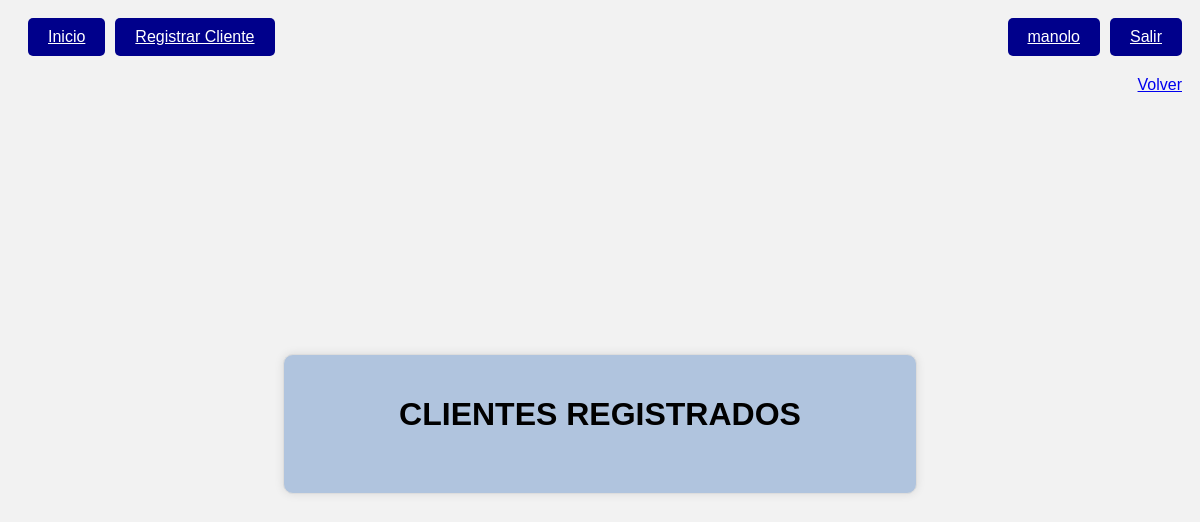
Before: /clientes/ (signed in) with the older database file.
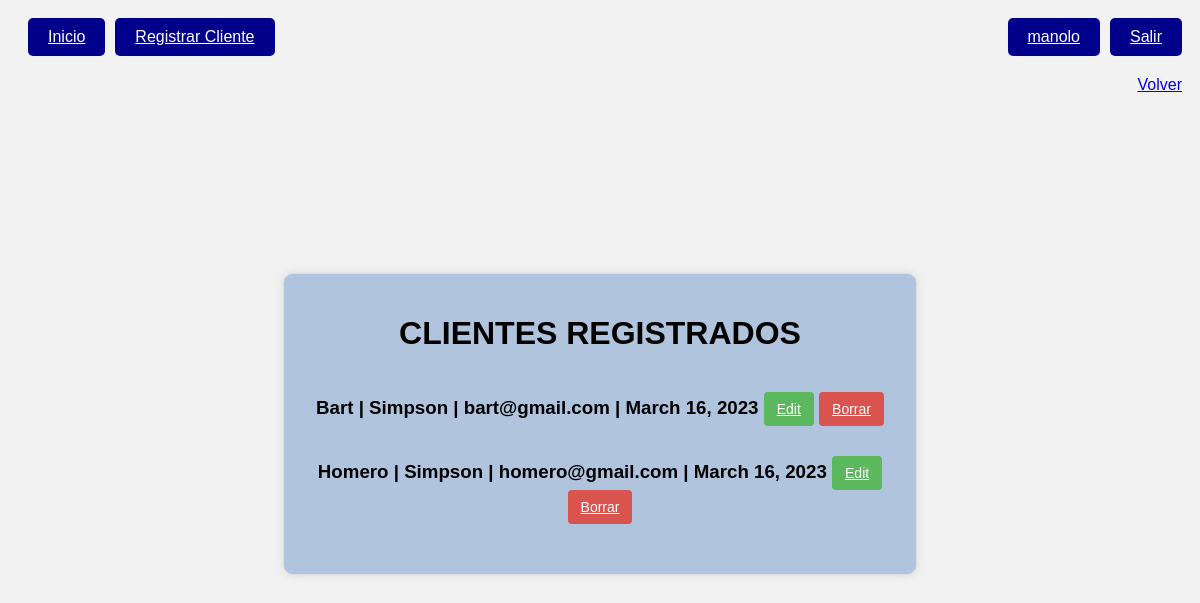
After: the same page with the newer database file.
### Modelos/models.py (models this page shows)
class Clientes (models.Model):
    mail = models.EmailField()
    nombre = models.CharField(max_length=30)
    apellido = models.CharField(max_length=40)
    fecha_registro = models.DateField()
    class Meta:
        verbose_name_plural = "Clientes"

### Modelos/views.py (the view)
# urls.py: path("clientes/", ver_clientes),
@login_required
def ver_clientes(request):
    clientes = Clientes.objects.all()
    return render(request, "verclientes.html", {"clientes": clientes})

### Modelos/templates/verclientes.html (shortened to what this page needs)
<!DOCTYPE html>
<html>
<head>
</head>
{% block contenido %}
<body>
	<div class="header">
		<div style="margin-right: auto; display: flex; justify-content: space-between;">
			<a class="inicio-btn" href="http://127.0.0.1:8000/">Inicio</a>
			<a class="inicio-btn" href="http://127.0.0.1:8000/registrodeclientes/">Registrar Cliente</a>
		</div>
		{% if request.user.is_authenticated %}
		<a class="perfil-btn" aria-current="page" href="http://127.0.0.1:8000/perfil/">{{user.username}}</a>
        <a class="salir-btn" aria-current="page" href="http://127.0.0.1:8000/logout/">Salir</a>
		{% endif %}
	</div>
	<div class="header"><a class="volver-btn" href="http://127.0.0.1:8000/registrodeclientes/">Volver</a></div>
	<div class="container">
		<form>
		<h1>CLIENTES REGISTRADOS</h1>
		{% for c in clientes %}
        <h3>{{c.nombre}} | {{c.apellido}} | {{c.mail}} | {{c.fecha_registro}}
		<a class="btn btn-editar" href="/editarcliente/{{c.id}}">Edit</a>
		<a class="btn btn-borrar" href="/borrarcliente/{{c.id}}">Borrar</a>
		</h3>
		{% endfor %}
		</form>
	</div>
</body>
</html>
{% endblock %}

### Modelos/templates/verclientes.html (style rules this page uses)
body { background-color: #f2f2f2; font-family: Arial, sans-serif; font-size: 16px; }
.container { display: flex; justify-content: center; align-items: center; height: 80vh; }
.header { display: flex; justify-content: flex-end; padding: 10px; background-color: #f2f2f2; }
.login-btn, .register-btn, .registrarclientes-btn, .salir-btn, .perfil-btn, .inicio-btn { background-color: #00008B; color: #ffffff; padding: 10px 20px; border: none; border-radius: 5px; font-size: 16px; cursor: pointer; margin-left: 10px; }
.btn-borrar { color: #fff; background-color: #d9534f; border-color: #d43f3a; }
.btn-editar { color: #fff; background-color: #5cb85c; border-color: #4cae4c; }
.btn { display: inline-block; margin-bottom: 0; font-weight: 400; text-align: center; white-space: nowrap; vertical-align: middle; -ms-touch-action: manipulation; touch-action: manipulation; cursor: pointer; border: 1px solid transparent; padding: 6px 12px; font-size: 14px; line-height: 1.42857143; border-radius: 4px; }
h1 { color: #000000; margin-bottom: 40px; }
h3 { color: #000000; margin-bottom: 30px; }
form { background-color: #B0C4DE; border: 1px solid #dddddd; padding: 20px; border-radius: 10px; box-shadow: 0 0 10px rgba(0,0,0,0.1); width: 50%; text-align: center; }

Changed rows visible on the page:
added Clientes: nombre "Bart", apellido "Simpson", mail "bart@gmail.com", fecha_registro "March 16, 2023"
added Clientes: nombre "Homero", apellido "Simpson", mail "homero@gmail.com", fecha_registro "March 16, 2023"
